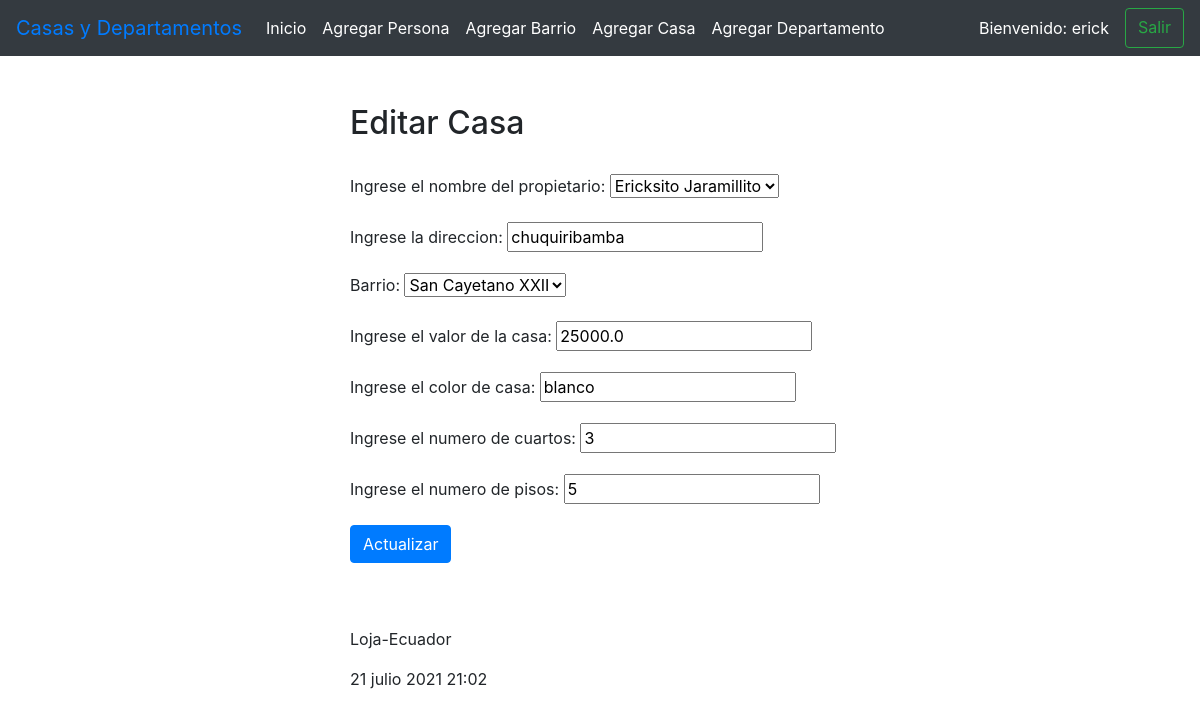
Page /editar_casa/2 (signed in) on the committed database.
### administrativo/models.py (models this page shows, shortened)
class Casa(models.Model):
    propietario = models.ForeignKey(Persona, on_delete=models.CASCADE,
                                    related_name="casas")
    direccion = models.CharField(max_length=50)
    barrio = models.ForeignKey(Barrio, on_delete=models.CASCADE,
                               related_name="casas")
    valorCasa = models.FloatField()
    colorCasa = models.CharField(max_length=20)
    numCuartos = models.IntegerField()
    numPisos = models.IntegerField()

### administrativo/views.py (the view)
# urls.py: path('editar_casa/<int:id>', views.editar_casa,
@login_required(login_url='/entrando/login/')
def editar_casa(request, id):
    casa = Casa.objects.get(pk=id)
    if request.method=='POST':
        formulario = CasaForm(request.POST, instance=casa)
        print(formulario.errors)
        if formulario.is_valid():
            formulario.save()
            return redirect(ver_casas)
    else:
        formulario = CasaForm(instance=casa)
    diccionario = {'formulario': formulario}
    return render(request, 'editarCasa.html', diccionario)

### administrativo/forms.py
class CasaForm(ModelForm):
    class Meta:
        model = Casa
        fields = ['propietario', 'direccion', 'barrio','valorCasa','colorCasa', 'numCuartos', 'numPisos']
        labels = {
            'propietario': _('Ingrese el nombre del propietario'),
            'direccion': _('Ingrese la direccion'),
            'valorCasa': _('Ingrese el valor de la casa'),
            'colorCasa': _('Ingrese el color de casa'),
            'numCuartos': _('Ingrese el numero de cuartos'),
            'numPisos': _('Ingrese el numero de pisos'),
        }

### administrativo/models.py (called while the page is built)
    def __str__(self):
        return "%s %s" % (self.nombres,
                                self.apellidos)

    def __str__(self):
        return "%s %s" % (self.nombreBarrio,
                          self.siglas)

### administrativo/templates/editarCasa.html (shortened to what this page needs)
{% extends "master.html" %}
{% block content %}
<div class="mx-auto" style="width: 500px;">
  <br><br>
  <h2>Editar Casa</h3>
    <br>
    <form action="" method="post">
      {{formulario.as_p}}
      <p><input class="btn btn-primary" type='submit' value='Actualizar'/></p>
    </form>
</div>
{% endblock %}

### administrativo/templates/master.html (shortened to what this page needs)
<!DOCTYPE html>
<html>
  <head>
    {% load static %}
    <link rel="stylesheet" type="text/css" href="https://cdn.datatables.net/1.10.25/css/jquery.dataTables.min.css">
    <link rel="stylesheet" href="https://cdn.jsdelivr.net/npm/bootstrap@4.6.0/dist/css/bootstrap.min.css">
  </head>
  <body>
    {% load socialaccount %}
    {% load account %}
  <header>
    <nav class="navbar navbar-expand-lg bg-dark">
      <a class="navbar-brand" href="{% url 'index' %}">Casas y Departamentos</a>
      <div class="collapse navbar-collapse" id="navbarScroll">
        <ul class="navbar-nav mr-auto my-2 my-lg-0 navbar-nav-scroll" style="max-height: 100px;">
          <li class="nav-item active">
            <a class="nav-link text-white bg-dark" href="{% url 'index' %}">Inicio</a>
          </li>
          <li class="nav-item active">
            <a class="nav-link text-white bg-dark" href="{% url 'crear_persona' %}">Agregar Persona</a>
          </li>
          <li class="nav-item">
            <a class="nav-link text-white bg-dark" href="{% url 'crear_barrio' %}" >Agregar Barrio</a>
          </li>
          <li class="nav-item">
            <a class="nav-link text-white bg-dark" href="{% url 'crear_casa' %}">Agregar Casa</a>
          </li>
          <li class="nav-item">
            <a class="nav-link text-white bg-dark" href="{% url 'crear_departamento' %}">Agregar Departamento</a>
          </li>
        </ul>
        <form class="d-flex">
          {% if user.is_authenticated %}
           <span class="nombre_usuario nav-link text-white bg-dark"> Bienvenido: {{user.username}} </span>
        {% endif %}
          {% if user.is_authenticated %}
          <a class="btn btn-outline-success" href="{% url 'logout_view' %}">Salir</a>
          {% else %}
          <li class="d-flex">
            <a class="btn btn-outline-success" href="{% url 'login' %}">Ingresar</a>
          </li>
          {% endif %}
        </form>
      </div>
    </nav>
  </header>
  <section>
      {% block content %}
      {% endblock %}
  </section>
    <footer>
      <br><br>
      <div class="mx-auto" style="width: 500px;">
        <p>Loja-Ecuador</p>
      <p>{% now "j F Y H:i" %}</p>
      </div>
    </footer>
  </body>
</html>

### rows in the picture
Casa: propietario "Ericksito Jaramillito", direccion "chuquiribamba", barrio "San Cayetano XXII", valorCasa "25000.0", colorCasa "blanco", numCuartos "3", numPisos "5"

### other values in the picture
{{ user.username }} "erick"
